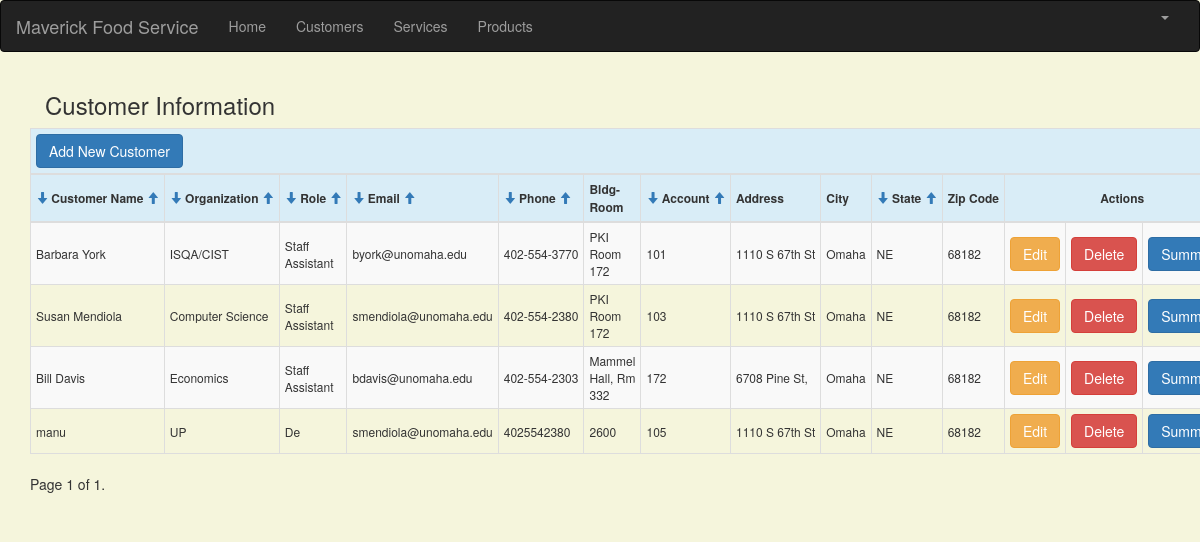
Before: /customer_list?page=2 (signed in) with the older database file.
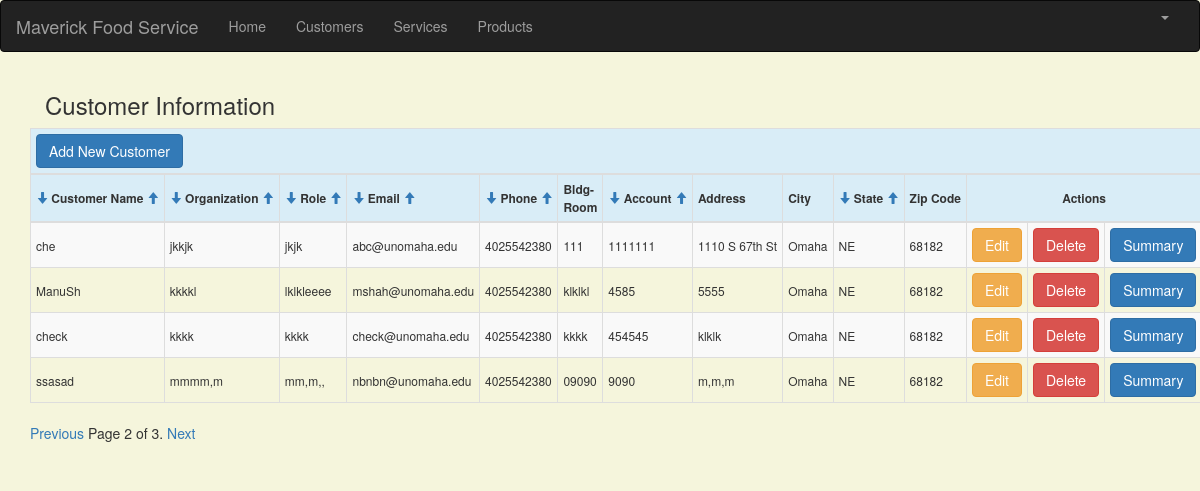
After: the same page with the newer database file.
### crm/models.py (models this page shows, shortened)
class Customer(models.Model):
    cust_name = models.CharField(max_length=50)
    organization = models.CharField(max_length=100, blank=True)
    role = models.CharField(max_length=100)
    email = models.EmailField(max_length=100)
    bldgroom = models.CharField(max_length=100)
    address = models.CharField(max_length=200)
    account_number = models.IntegerField(blank=False, null=False)
    city = models.CharField(max_length=50)
    state = models.CharField(max_length=50)
    zipcode = models.CharField(max_length=10)
    phone_number = models.CharField(max_length=50)
    created_date = models.DateTimeField(
        default=timezone.now)
    updated_date = models.DateTimeField(auto_now_add=True)

### crm/views.py (the view)
# urls.py: path('customer_list', views.customer_list, name='customer_list'),
@login_required
def customer_list(request):
    customer_list = Customer.objects.filter(created_date__lte=timezone.now())
    paginator = Paginator(customer_list, 4)  # 3 posts in each page
    page = request.GET.get('page')
    try:
        customer = paginator.page(page)
    except PageNotAnInteger:
        customer = paginator.page(1)
    except EmptyPage:
        customer = paginator.page(paginator.num_pages)
    return render(request, 'crm/customer_list.html', {'customers': customer, 'page': page})

### crm/templates/crm/customer_list.html (shortened to what the changed rows need)
{% extends 'crm/base.html' %}
{% block content %}
    <html>
    <head>
        <link rel="stylesheet" href="https://maxcdn.bootstrapcdn.com/bootstrap/3.3.4/css/bootstrap.min.css">
    </head>
    <body>
    <div class="container">
          <div class="row">
                  <table class="table-md table-striped table-bordered table-hover table-condensed table-responsive">
                    <thead>
                    <tr class="bg-info">
                        <th colspan="14" class="col text-left"><a href="{% url 'crm:customer_new' %}" >
                                <span class="btn btn-primary">Add New Customer</span></a></th>
                    </tr>
                    <tr class="bg-info">
                        <th nowrap="true">
                            <a class="glyphicon glyphicon-arrow-down" href="{% url 'crm:customer_order' orderby='cust_name' arrw='asc' %}"></a>
                            Customer Name
                            <a class="glyphicon glyphicon-arrow-up" href="{% url 'crm:customer_order' orderby='cust_name' arrw='desc' %}"></a></th>
                        <th nowrap="true">
                            <a class="glyphicon glyphicon-arrow-down" href="{% url 'crm:customer_order' orderby='organization' arrw='asc' %}"></a>
                            Organization
                            <a class="glyphicon glyphicon-arrow-up" href="{% url 'crm:customer_order' orderby='organization' arrw='desc' %}"></a></th>
                        <th nowrap="true">
                            <a class="glyphicon glyphicon-arrow-down" href="{% url 'crm:customer_order' orderby='role' arrw='asc' %}"></a>
                            Role
                            <a class="glyphicon glyphicon-arrow-up" href="{% url 'crm:customer_order' orderby='role' arrw='desc' %}"></a>
                        </th>
                        <th nowrap="true">
                            <a class="glyphicon glyphicon-arrow-down" href="{% url 'crm:customer_order' orderby='email' arrw='asc' %}"></a>
                            Email
                            <a class="glyphicon glyphicon-arrow-up" href="{% url 'crm:customer_order' orderby='email' arrw='desc' %}"></a>
                        </th>
                        <th nowrap="true">
                            <a class="glyphicon glyphicon-arrow-down" href="{% url 'crm:customer_order' orderby='phone_number' arrw='asc' %}"></a>
                            Phone
                            <a class="glyphicon glyphicon-arrow-up" href="{% url 'crm:customer_order' orderby='phone_number' arrw='desc' %}"></a>
                        </th>
                        <th >
                            Bldg-Room
                        </th>
                        <th nowrap="true">
                            <a class="glyphicon glyphicon-arrow-down" href="{% url 'crm:customer_order' orderby='account_number' arrw='asc' %}"></a>
                            Account
                            <a class="glyphicon glyphicon-arrow-up" href="{% url 'crm:customer_order' orderby='account_number' arrw='desc' %}"></a>
                        </th>
                        <th nowrap="true">Address</th>
                        <th nowrap="true">
                            City
                        </th>
                        <th nowrap="true">
                            <a class="glyphicon glyphicon-arrow-down" href="{% url 'crm:customer_order' orderby='state' arrw='asc' %}"></a>
                            State
                            <a class="glyphicon glyphicon-arrow-up" href="{% url 'crm:customer_order' orderby='state' arrw='desc' %}"></a>
                        </th>
                        <th nowrap="true">
                            Zip Code
                        </th>
                        <th colspan="3" class="col text-center">Actions</th>
                    </tr>
                    </thead>
                    <tbody>
                    {% for customer in customers %}
                        <tr>
                            <td>{{ customer.cust_name }}</td>
                            <td>{{ customer.organization }}</td>
                            <td>{{ customer.role }}</td>
                            <td>{{ customer.email }}</td>
                            <td nowrap="true">{{ customer.phone_number }}</td>
                            <td>{{ customer.bldgroom }}</td>
                            <td>{{ customer.account_number }}</td>
                            <td nowrap="true">{{ customer.address }}</td>
                            <td>{{ customer.city }}</td>
                            <td>{{ customer.state }}</td>
                            <td>{{ customer.zipcode }}</td>
                            <td><a href="{% url 'crm:customer_edit' pk=customer.pk %}" class="btn btn-warning">Edit</a></td>
                            <td><a href="{% url 'crm:customer_delete' pk=customer.pk %}"
                                   onclick="return confirm('Are you sure you want to delete?')"
                                   class="btn btn-danger">Delete</a>
                            </td>
                             <td><a href="{% url 'crm:summary' pk=customer.pk %}"
                                    class="btn btn-primary">Summary</a></td>
                        </tr>
                    {% endfor %}
                    </tbody>
                </table>
          </div>
             <div class="row">
                 {% include "crm/pagination.html" with page=customers %}
             </div>
    </div>
    </body>
    </html>
{% endblock %}

Changed rows visible on the page:
no longer on this page (row unchanged): Customer: cust_name "Barbara York", organization "ISQA/CIST", role "Staff Assistant", email "byork@unomaha.edu", phone_number "402-554-3770", bldgroom "PKI Room 172", account_number "101", address "1110 S 67th St", city "Omaha", state "NE", zipcode "68182"
no longer on this page (row unchanged): Customer: cust_name "Susan Mendiola", organization "Computer Science", role "Staff Assistant", email "smendiola@unomaha.edu", phone_number "402-554-2380", bldgroom "PKI Room 172", account_number "103", address "1110 S 67th St", city "Omaha", state "NE", zipcode "68182"
no longer on this page (row unchanged): Customer: cust_name "Bill Davis", organization "Economics", role "Staff Assistant", email "bdavis@unomaha.edu", phone_number "402-554-2303", bldgroom "Mammel Hall, Rm 332", account_number "172", address "6708 Pine St,", city "Omaha", state "NE", zipcode "68182"
no longer on this page (row edited): Customer: cust_name "manu", organization "UP", role "De", email "smendiola@unomaha.edu", phone_number "4025542380", bldgroom "2600", account_number "105", address "1110 S 67th St", city "Omaha", state "NE", zipcode "68182"
added Customer: cust_name "che", organization "jkkjk", role "jkjk", email "abc@unomaha.edu", phone_number "4025542380", bldgroom "111", account_number "1111111", address "1110 S 67th St", city "Omaha", state "NE", zipcode "68182"
added Customer: cust_name "ManuSh", organization "kkkkl", role "lklkleeee", email "mshah@unomaha.edu", phone_number "4025542380", bldgroom "klklkl", account_number "4585", address "5555", city "Omaha", state "NE", zipcode "68182"
added Customer: cust_name "check", organization "kkkk", role "kkkk", email "check@unomaha.edu", phone_number "4025542380", bldgroom "kkkk", account_number "454545", address "klklk", city "Omaha", state "NE", zipcode "68182"
added Customer: cust_name "ssasad", organization "mmmm,m", role "mm,m,,", email "nbnbn@unomaha.edu", phone_number "4025542380", bldgroom "09090", account_number "9090", address "m,m,m", city "Omaha", state "NE", zipcode "68182"
Other visible differences:
{{ page.number }}: "1" → "2"
{{ page.paginator.num_pages }}: "1" → "3"
text now shown: "Previous Next"
